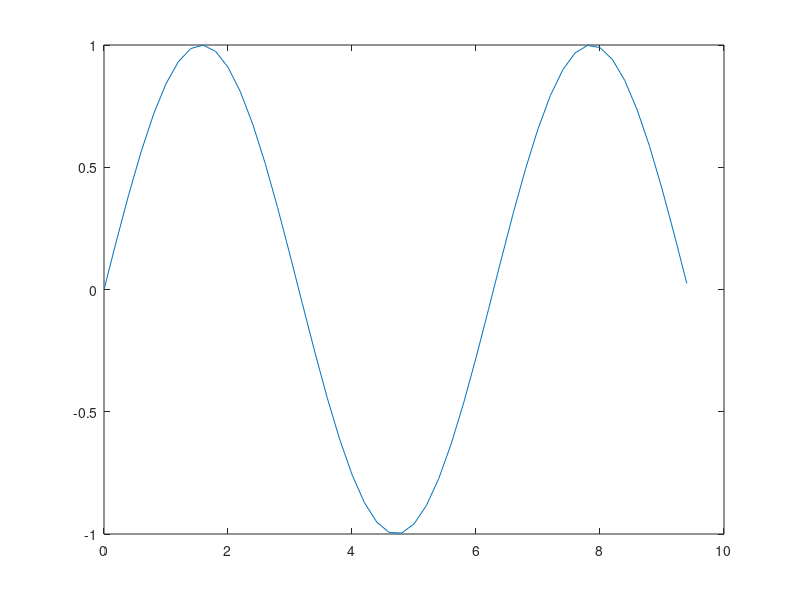

MATLAB code to generate this figure:
clc;
clear;

disp('Program Kedua');
disp('Oleh Arif Ikhsanudin');

x = 0: 0.2: 3 * pi;
y = sin(x);
z = plot(x, y);
shg;
